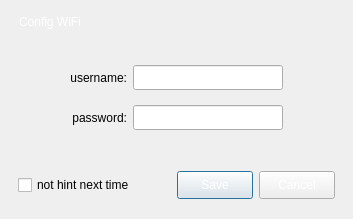
<?xml version="1.0" encoding="UTF-8"?>
<ui version="4.0">
 <class>DialogConfigWiFi</class>
 <widget class="QDialog" name="DialogConfigWiFi">
  <property name="geometry">
   <rect>
    <x>0</x>
    <y>0</y>
    <width>353</width>
    <height>219</height>
   </rect>
  </property>
  <property name="windowTitle">
   <string>Dialog</string>
  </property>
  <property name="styleSheet">
   <string notr="true">QWidget {
	font: 25 9pt &quot;微软雅黑&quot;;
}

#wgt_main {
	border-width: 40px 10px 10px 10px;
	border-image: url(:/skins/skins/bg_dialogbase.png) 40 10 10 10 repeat repeat;
}

#label_title {
    color: white;
}

#btn_close {
	border: 0px;
	background-image: url(:/skins/skins/btn_win_close.png);
}

#btn_close::hover {
	margin:1px;
}

#btn_close::pressed {
	border: 0px;
	background-image: url(:/skins/skins/btn_win_close_pressed.png);
}

#btn_save,
#btn_cancel,
#btn_useDefault {
	color: #ffffff;
	border-width: 2px;
	border-image: url(:/skins/skins/btn_blue.png) 2 2;
	min-width: 64px;
	min-height: 20px;
}

#btn_save::hover,
#btn_cancel::hover.
#btn_useDefault::hover {
	color: #ffffff;
	border-width: 2px;
	border-image: url(:/skins/skins/btn_blue_hover.png) 2 2;
}

#btn_save::pressed,
#btn_cancel::pressed,
#btn_useDefault::pressed {
	color: #ffffff;
	border-width: 2px;
	border-image: url(:/skins/skins/btn_blue_pressed.png) 2 2;
}</string>
  </property>
  <layout class="QGridLayout" name="gridLayout">
   <property name="leftMargin">
    <number>0</number>
   </property>
   <property name="topMargin">
    <number>0</number>
   </property>
   <property name="rightMargin">
    <number>0</number>
   </property>
   <property name="bottomMargin">
    <number>0</number>
   </property>
   <item row="0" column="0">
    <widget class="QWidget" name="wgt_main" native="true">
     <layout class="QVBoxLayout" name="verticalLayout">
      <item>
       <widget class="QWidget" name="wgt_title" native="true">
        <property name="sizePolicy">
         <sizepolicy hsizetype="Preferred" vsizetype="Fixed">
          <horstretch>0</horstretch>
          <verstretch>0</verstretch>
         </sizepolicy>
        </property>
        <layout class="QHBoxLayout" name="horizontalLayout">
         <property name="leftMargin">
          <number>10</number>
         </property>
         <property name="topMargin">
          <number>0</number>
         </property>
         <property name="rightMargin">
          <number>0</number>
         </property>
         <property name="bottomMargin">
          <number>0</number>
         </property>
         <item>
          <widget class="QLabel" name="label_title">
           <property name="text">
            <string>Config WiFi</string>
           </property>
          </widget>
         </item>
         <item>
          <spacer name="horizontalSpacer">
           <property name="orientation">
            <enum>Qt::Horizontal</enum>
           </property>
           <property name="sizeHint" stdset="0">
            <size>
             <width>255</width>
             <height>19</height>
            </size>
           </property>
          </spacer>
         </item>
         <item>
          <widget class="QToolButton" name="btn_close">
           <property name="sizePolicy">
            <sizepolicy hsizetype="Fixed" vsizetype="Fixed">
             <horstretch>0</horstretch>
             <verstretch>0</verstretch>
            </sizepolicy>
           </property>
           <property name="minimumSize">
            <size>
             <width>30</width>
             <height>26</height>
            </size>
           </property>
           <property name="maximumSize">
            <size>
             <width>30</width>
             <height>26</height>
            </size>
           </property>
           <property name="text">
            <string/>
           </property>
          </widget>
         </item>
        </layout>
       </widget>
      </item>
      <item>
       <widget class="QWidget" name="wgt_content" native="true">
        <layout class="QVBoxLayout" name="verticalLayout_2">
         <property name="leftMargin">
          <number>0</number>
         </property>
         <property name="topMargin">
          <number>0</number>
         </property>
         <property name="rightMargin">
          <number>0</number>
         </property>
         <property name="bottomMargin">
          <number>0</number>
         </property>
         <item>
          <widget class="QWidget" name="widget" native="true">
           <layout class="QGridLayout" name="gridLayout_2">
            <property name="verticalSpacing">
             <number>15</number>
            </property>
            <item row="2" column="1">
             <widget class="QLabel" name="label_password">
              <property name="text">
               <string>password:</string>
              </property>
              <property name="alignment">
               <set>Qt::AlignRight|Qt::AlignTrailing|Qt::AlignVCenter</set>
              </property>
             </widget>
            </item>
            <item row="4" column="2">
             <spacer name="verticalSpacer_2">
              <property name="orientation">
               <enum>Qt::Vertical</enum>
              </property>
              <property name="sizeHint" stdset="0">
               <size>
                <width>20</width>
                <height>40</height>
               </size>
              </property>
             </spacer>
            </item>
            <item row="1" column="1">
             <widget class="QLabel" name="label_username">
              <property name="text">
               <string>username:</string>
              </property>
              <property name="alignment">
               <set>Qt::AlignRight|Qt::AlignTrailing|Qt::AlignVCenter</set>
              </property>
             </widget>
            </item>
            <item row="2" column="2">
             <widget class="QLineEdit" name="lineEdit_password">
              <property name="sizePolicy">
               <sizepolicy hsizetype="Fixed" vsizetype="Fixed">
                <horstretch>0</horstretch>
                <verstretch>0</verstretch>
               </sizepolicy>
              </property>
              <property name="minimumSize">
               <size>
                <width>150</width>
                <height>25</height>
               </size>
              </property>
              <property name="maximumSize">
               <size>
                <width>150</width>
                <height>25</height>
               </size>
              </property>
             </widget>
            </item>
            <item row="1" column="2">
             <widget class="QLineEdit" name="lineEdit_username">
              <property name="sizePolicy">
               <sizepolicy hsizetype="Fixed" vsizetype="Fixed">
                <horstretch>0</horstretch>
                <verstretch>0</verstretch>
               </sizepolicy>
              </property>
              <property name="minimumSize">
               <size>
                <width>150</width>
                <height>25</height>
               </size>
              </property>
              <property name="maximumSize">
               <size>
                <width>150</width>
                <height>25</height>
               </size>
              </property>
             </widget>
            </item>
            <item row="0" column="2">
             <spacer name="verticalSpacer">
              <property name="orientation">
               <enum>Qt::Vertical</enum>
              </property>
              <property name="sizeHint" stdset="0">
               <size>
                <width>20</width>
                <height>40</height>
               </size>
              </property>
             </spacer>
            </item>
            <item row="2" column="0">
             <spacer name="horizontalSpacer_4">
              <property name="orientation">
               <enum>Qt::Horizontal</enum>
              </property>
              <property name="sizeHint" stdset="0">
               <size>
                <width>40</width>
                <height>20</height>
               </size>
              </property>
             </spacer>
            </item>
            <item row="2" column="3">
             <spacer name="horizontalSpacer_3">
              <property name="orientation">
               <enum>Qt::Horizontal</enum>
              </property>
              <property name="sizeHint" stdset="0">
               <size>
                <width>40</width>
                <height>20</height>
               </size>
              </property>
             </spacer>
            </item>
           </layout>
          </widget>
         </item>
         <item>
          <widget class="QWidget" name="widget" native="true">
           <property name="sizePolicy">
            <sizepolicy hsizetype="Preferred" vsizetype="Fixed">
             <horstretch>0</horstretch>
             <verstretch>0</verstretch>
            </sizepolicy>
           </property>
           <property name="minimumSize">
            <size>
             <width>0</width>
             <height>50</height>
            </size>
           </property>
           <property name="maximumSize">
            <size>
             <width>16777215</width>
             <height>50</height>
            </size>
           </property>
           <layout class="QHBoxLayout" name="horizontalLayout_2">
            <property name="rightMargin">
             <number>9</number>
            </property>
            <item>
             <widget class="QCheckBox" name="chx_notHintNextTime">
              <property name="text">
               <string>not hint next time</string>
              </property>
             </widget>
            </item>
            <item>
             <spacer name="horizontalSpacer_2">
              <property name="orientation">
               <enum>Qt::Horizontal</enum>
              </property>
              <property name="sizeHint" stdset="0">
               <size>
                <width>40</width>
                <height>20</height>
               </size>
              </property>
             </spacer>
            </item>
            <item>
             <widget class="QPushButton" name="btn_save">
              <property name="text">
               <string>Save</string>
              </property>
             </widget>
            </item>
            <item>
             <widget class="QPushButton" name="btn_cancel">
              <property name="text">
               <string>Cancel</string>
              </property>
             </widget>
            </item>
           </layout>
          </widget>
         </item>
        </layout>
       </widget>
      </item>
     </layout>
    </widget>
   </item>
  </layout>
 </widget>
 <tabstops>
  <tabstop>lineEdit_username</tabstop>
  <tabstop>lineEdit_password</tabstop>
  <tabstop>btn_save</tabstop>
  <tabstop>btn_cancel</tabstop>
  <tabstop>btn_close</tabstop>
 </tabstops>
 <resources/>
 <connections>
  <connection>
   <sender>btn_close</sender>
   <signal>clicked()</signal>
   <receiver>DialogConfigWiFi</receiver>
   <slot>close()</slot>
   <hints>
    <hint type="sourcelabel">
     <x>376</x>
     <y>19</y>
    </hint>
    <hint type="destinationlabel">
     <x>200</x>
     <y>114</y>
    </hint>
   </hints>
  </connection>
  <connection>
   <sender>btn_cancel</sender>
   <signal>clicked()</signal>
   <receiver>DialogConfigWiFi</receiver>
   <slot>close()</slot>
   <hints>
    <hint type="sourcelabel">
     <x>349</x>
     <y>195</y>
    </hint>
    <hint type="destinationlabel">
     <x>200</x>
     <y>114</y>
    </hint>
   </hints>
  </connection>
 </connections>
</ui>
